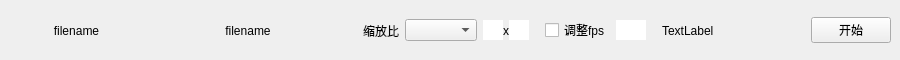
<?xml version="1.0" encoding="UTF-8"?>
<ui version="4.0">
 <class>Form</class>
 <widget class="QWidget" name="Form">
  <property name="geometry">
   <rect>
    <x>0</x>
    <y>0</y>
    <width>900</width>
    <height>60</height>
   </rect>
  </property>
  <property name="windowTitle">
   <string>Form</string>
  </property>
  <widget class="QWidget" name="">
   <property name="geometry">
    <rect>
     <x>10</x>
     <y>10</y>
     <width>881</width>
     <height>41</height>
    </rect>
   </property>
   <layout class="QHBoxLayout" name="horizontalLayout_3" stretch="4,6,0,1,1,0,1,0,4,0,1">
    <property name="spacing">
     <number>6</number>
    </property>
    <item>
     <widget class="QLabel" name="labelFileName">
      <property name="lineWidth">
       <number>3</number>
      </property>
      <property name="text">
       <string>filename</string>
      </property>
      <property name="alignment">
       <set>Qt::AlignCenter</set>
      </property>
      <property name="wordWrap">
       <bool>true</bool>
      </property>
     </widget>
    </item>
    <item>
     <widget class="QLabel" name="labelVideoInfo">
      <property name="text">
       <string>filename</string>
      </property>
      <property name="alignment">
       <set>Qt::AlignCenter</set>
      </property>
      <property name="wordWrap">
       <bool>true</bool>
      </property>
     </widget>
    </item>
    <item>
     <spacer name="horizontalSpacer">
      <property name="orientation">
       <enum>Qt::Horizontal</enum>
      </property>
      <property name="sizeType">
       <enum>QSizePolicy::Minimum</enum>
      </property>
      <property name="sizeHint" stdset="0">
       <size>
        <width>10</width>
        <height>20</height>
       </size>
      </property>
     </spacer>
    </item>
    <item>
     <layout class="QHBoxLayout" name="horizontalLayout">
      <item>
       <widget class="QLabel" name="label_3">
        <property name="text">
         <string>缩放比</string>
        </property>
       </widget>
      </item>
      <item>
       <widget class="QComboBox" name="comboBoxRatio"/>
      </item>
     </layout>
    </item>
    <item>
     <layout class="QHBoxLayout" name="horizontalLayout_2">
      <property name="spacing">
       <number>0</number>
      </property>
      <item>
       <widget class="QLineEdit" name="lineEditResizeW">
        <property name="maximumSize">
         <size>
          <width>40</width>
          <height>16777215</height>
         </size>
        </property>
        <property name="frame">
         <bool>false</bool>
        </property>
       </widget>
      </item>
      <item>
       <widget class="QLabel" name="label_4">
        <property name="text">
         <string>x</string>
        </property>
       </widget>
      </item>
      <item>
       <widget class="QLineEdit" name="lineEditResizeH">
        <property name="maximumSize">
         <size>
          <width>40</width>
          <height>20</height>
         </size>
        </property>
        <property name="frame">
         <bool>false</bool>
        </property>
       </widget>
      </item>
     </layout>
    </item>
    <item>
     <spacer name="horizontalSpacer_4">
      <property name="orientation">
       <enum>Qt::Horizontal</enum>
      </property>
      <property name="sizeHint" stdset="0">
       <size>
        <width>10</width>
        <height>20</height>
       </size>
      </property>
     </spacer>
    </item>
    <item>
     <layout class="QHBoxLayout" name="horizontalLayout_4">
      <property name="sizeConstraint">
       <enum>QLayout::SetDefaultConstraint</enum>
      </property>
      <item>
       <widget class="QCheckBox" name="checkBoxFps">
        <property name="text">
         <string>调整fps</string>
        </property>
       </widget>
      </item>
      <item>
       <widget class="QLineEdit" name="lineEditFps">
        <property name="sizePolicy">
         <sizepolicy hsizetype="Minimum" vsizetype="Fixed">
          <horstretch>0</horstretch>
          <verstretch>0</verstretch>
         </sizepolicy>
        </property>
        <property name="maximumSize">
         <size>
          <width>30</width>
          <height>16777215</height>
         </size>
        </property>
        <property name="frame">
         <bool>false</bool>
        </property>
       </widget>
      </item>
     </layout>
    </item>
    <item>
     <spacer name="horizontalSpacer_2">
      <property name="orientation">
       <enum>Qt::Horizontal</enum>
      </property>
      <property name="sizeHint" stdset="0">
       <size>
        <width>10</width>
        <height>20</height>
       </size>
      </property>
     </spacer>
    </item>
    <item>
     <widget class="QLabel" name="labelState">
      <property name="minimumSize">
       <size>
        <width>0</width>
        <height>0</height>
       </size>
      </property>
      <property name="text">
       <string>TextLabel</string>
      </property>
     </widget>
    </item>
    <item>
     <spacer name="horizontalSpacer_3">
      <property name="orientation">
       <enum>Qt::Horizontal</enum>
      </property>
      <property name="sizeHint" stdset="0">
       <size>
        <width>10</width>
        <height>20</height>
       </size>
      </property>
     </spacer>
    </item>
    <item>
     <widget class="QPushButton" name="btnStart">
      <property name="text">
       <string>开始</string>
      </property>
     </widget>
    </item>
   </layout>
  </widget>
 </widget>
 <resources/>
 <connections/>
</ui>
